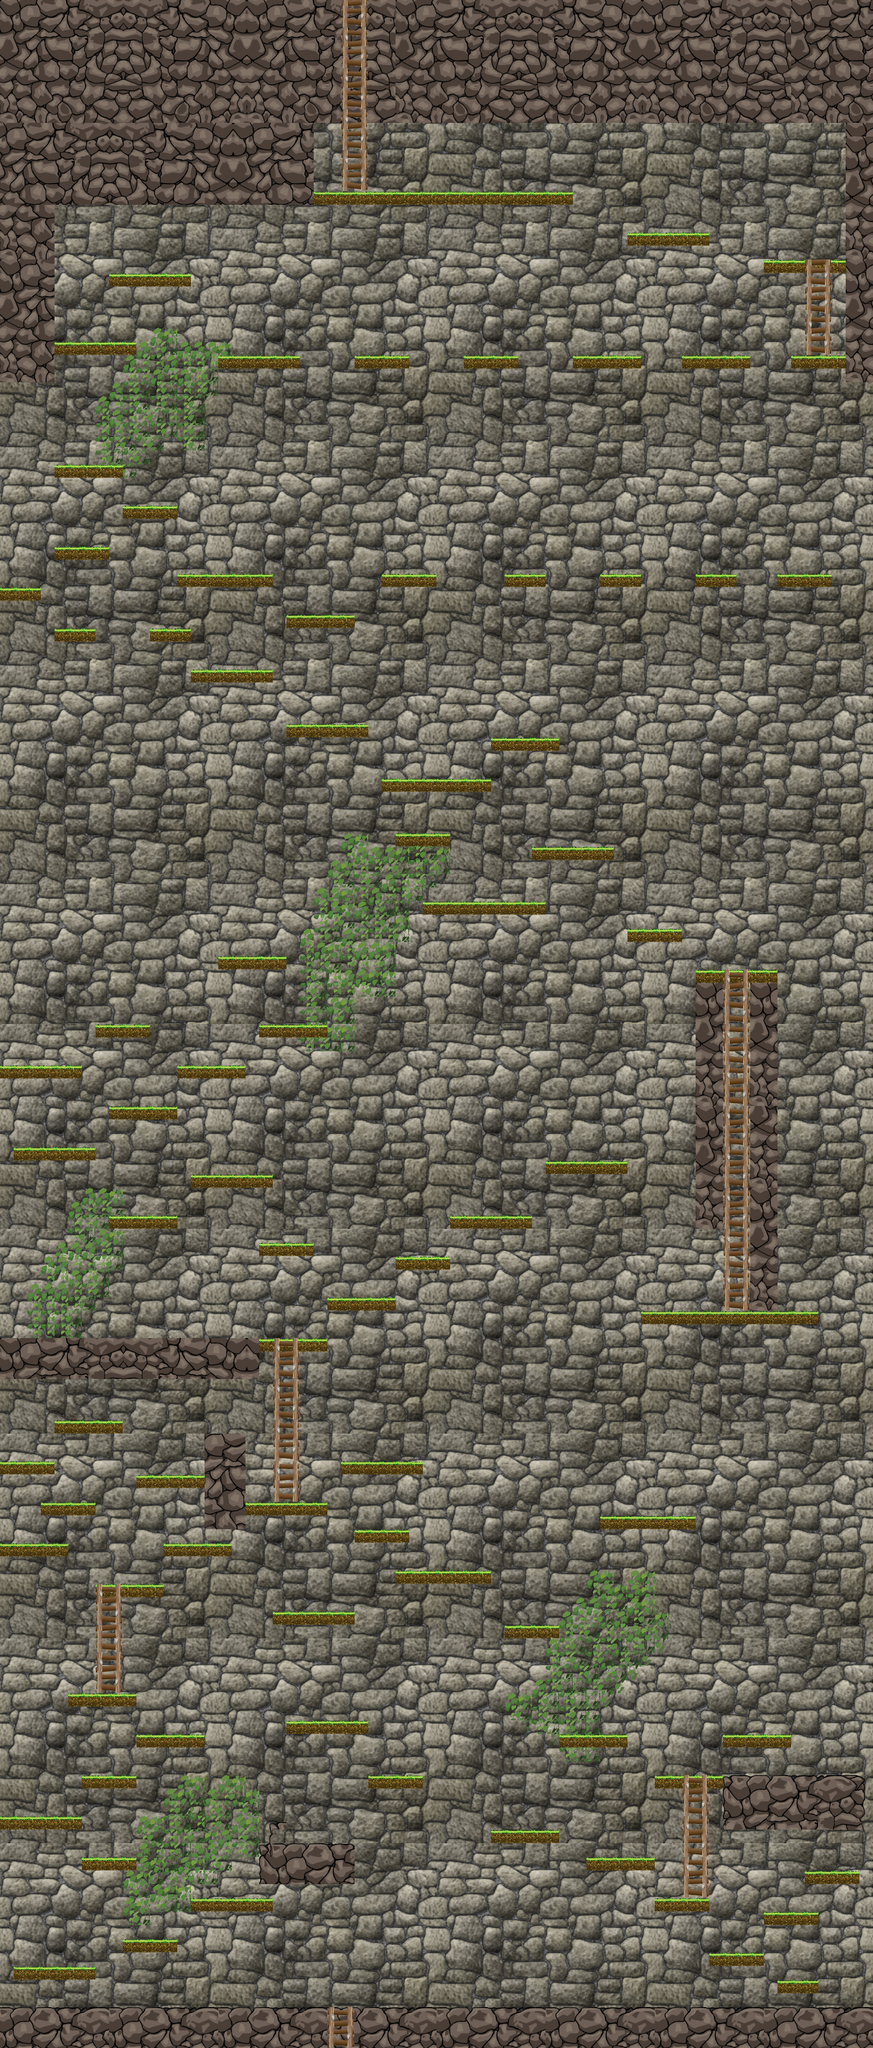

Tiled map render using the project's own tile images. Description and the map definition, with tile-layer contents summarised, below:
An orthogonal 64x150 tile map with 32x32 px tiles, 6 tile layers (wall, vine, stone, stoneLedge, ...), 6 tilesets.

<map version="1.0" tiledversion="1.0.3" orientation="orthogonal" renderorder="right-down" width="64" height="150" tilewidth="32" tileheight="32" nextobjectid="1">
 <tileset firstgid="1" name="wallTile" tilewidth="32" tileheight="32" tilecount="256" columns="16">
  <image source="wallTile.png" width="512" height="512" />
 </tileset>
 <tileset firstgid="257" name="ladder" tilewidth="32" tileheight="32" tilecount="6" columns="2">
  <image source="ladder.png" width="64" height="96" />
 </tileset>
 <tileset firstgid="263" name="stoneLedgeTile" tilewidth="32" tileheight="32" tilecount="270" columns="30">
  <image source="stoneledgetiled.png" width="960" height="292" />
 </tileset>
 <tileset firstgid="533" name="grassLedgeTile" tilewidth="32" tileheight="32" tilecount="7" columns="7">
  <image source="ledgeTile.png" width="255" height="33" />
 </tileset>
 <tileset firstgid="540" name="wellBottom" tilewidth="32" tileheight="32" tilecount="270" columns="27">
  <image source="stoneledge.png" width="870" height="333" />
 </tileset>
 <tileset firstgid="810" name="vineTile" tilewidth="32" tileheight="32" tilecount="12" columns="3">
  <image source="vineTile.png" width="96" height="129" />
 </tileset>
 <layer name="wall" width="64" height="150">
  <data>[9600 cells, 9600 non-empty, 256 distinct tile ids]</data>
 </layer>
 <layer name="vine" width="64" height="150">
  <data>[9600 cells, 383 non-empty, 6 distinct tile ids]</data>
 </layer>
 <layer name="stone" width="64" height="150">
  <data>[9600 cells, 647 non-empty, 212 distinct tile ids]</data>
 </layer>
 <layer name="stoneLedge" width="64" height="150">
  <data>[9600 cells, 583 non-empty, 266 distinct tile ids]</data>
 </layer>
 <layer name="grassLedge" width="64" height="150">
  <data>[9600 cells, 433 non-empty, 6 distinct tile ids]</data>
 </layer>
 <layer name="ladder" width="64" height="150">
  <data>[9600 cells, 157 non-empty, 7 distinct tile ids]</data>
 </layer>
</map>